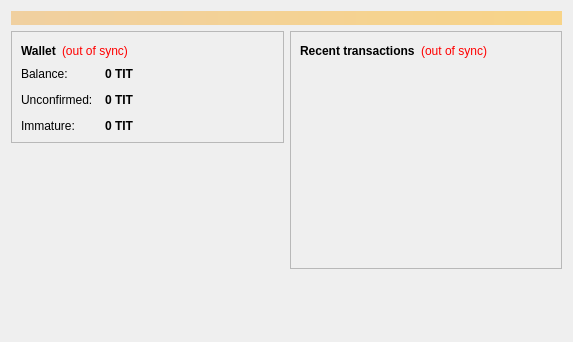
<?xml version="1.0" encoding="UTF-8"?>
<ui version="4.0">
 <class>OverviewPage</class>
 <widget class="QWidget" name="OverviewPage">
  <property name="geometry">
   <rect>
    <x>0</x>
    <y>0</y>
    <width>573</width>
    <height>342</height>
   </rect>
  </property>
  <property name="windowTitle">
   <string>Form</string>
  </property>
  <layout class="QVBoxLayout" name="topLayout">
   <item>
    <widget class="QLabel" name="labelAlerts">
     <property name="visible">
      <bool>false</bool>
     </property>
     <property name="styleSheet">
      <string notr="true">background-color: qlineargradient(x1: 0, y1: 0, x2: 1, y2: 0, stop:0 #F0D0A0, stop:1 #F8D488); color:#000000;</string>
     </property>
     <property name="wordWrap">
      <bool>true</bool>
     </property>
     <property name="margin">
      <number>3</number>
     </property>
    </widget>
   </item>
   <item>
    <layout class="QHBoxLayout" name="horizontalLayout" stretch="1,1">
     <item>
      <layout class="QVBoxLayout" name="verticalLayout_2">
       <item>
        <widget class="QFrame" name="frame">
         <property name="frameShape">
          <enum>QFrame::StyledPanel</enum>
         </property>
         <property name="frameShadow">
          <enum>QFrame::Raised</enum>
         </property>
         <layout class="QVBoxLayout" name="verticalLayout_4">
          <item>
           <layout class="QHBoxLayout" name="horizontalLayout_4">
            <item>
             <widget class="QLabel" name="label_5">
              <property name="font">
               <font>
                <weight>75</weight>
                <bold>true</bold>
               </font>
              </property>
              <property name="text">
               <string>Wallet</string>
              </property>
             </widget>
            </item>
            <item>
             <widget class="QLabel" name="labelWalletStatus">
              <property name="toolTip">
               <string>The displayed information may be out of date. Your wallet automatically synchronizes with the Bitcoin network after a connection is established, but this process has not completed yet.</string>
              </property>
              <property name="styleSheet">
               <string notr="true">QLabel { color: red; }</string>
              </property>
              <property name="text">
               <string notr="true">(out of sync)</string>
              </property>
              <property name="alignment">
               <set>Qt::AlignLeading|Qt::AlignLeft|Qt::AlignVCenter</set>
              </property>
             </widget>
            </item>
            <item>
             <spacer name="horizontalSpacer_2">
              <property name="orientation">
               <enum>Qt::Horizontal</enum>
              </property>
              <property name="sizeHint" stdset="0">
               <size>
                <width>40</width>
                <height>20</height>
               </size>
              </property>
             </spacer>
            </item>
           </layout>
          </item>
          <item>
           <layout class="QFormLayout" name="formLayout_2">
            <property name="fieldGrowthPolicy">
             <enum>QFormLayout::AllNonFixedFieldsGrow</enum>
            </property>
            <property name="horizontalSpacing">
             <number>12</number>
            </property>
            <property name="verticalSpacing">
             <number>12</number>
            </property>
            <item row="0" column="0">
             <widget class="QLabel" name="label">
              <property name="text">
               <string>Balance:</string>
              </property>
             </widget>
            </item>
            <item row="0" column="1">
             <widget class="QLabel" name="labelBalance">
              <property name="font">
               <font>
                <weight>75</weight>
                <bold>true</bold>
               </font>
              </property>
              <property name="cursor">
               <cursorShape>IBeamCursor</cursorShape>
              </property>
              <property name="toolTip">
               <string>Your current balance</string>
              </property>
              <property name="text">
               <string notr="true">0 TIT</string>
              </property>
              <property name="textInteractionFlags">
               <set>Qt::LinksAccessibleByMouse|Qt::TextSelectableByKeyboard|Qt::TextSelectableByMouse</set>
              </property>
             </widget>
            </item>
            <item row="1" column="0">
             <widget class="QLabel" name="label_3">
              <property name="text">
               <string>Unconfirmed:</string>
              </property>
             </widget>
            </item>
            <item row="1" column="1">
             <widget class="QLabel" name="labelUnconfirmed">
              <property name="font">
               <font>
                <weight>75</weight>
                <bold>true</bold>
               </font>
              </property>
              <property name="cursor">
               <cursorShape>IBeamCursor</cursorShape>
              </property>
              <property name="toolTip">
               <string>Total of transactions that have yet to be confirmed, and do not yet count toward the current balance</string>
              </property>
              <property name="text">
               <string notr="true">0 TIT</string>
              </property>
              <property name="textInteractionFlags">
               <set>Qt::LinksAccessibleByMouse|Qt::TextSelectableByKeyboard|Qt::TextSelectableByMouse</set>
              </property>
             </widget>
            </item>
            <item row="2" column="0">
             <widget class="QLabel" name="labelImmatureText">
              <property name="text">
               <string>Immature:</string>
              </property>
             </widget>
            </item>
            <item row="2" column="1">
             <widget class="QLabel" name="labelImmature">
              <property name="font">
               <font>
                <weight>75</weight>
                <bold>true</bold>
               </font>
              </property>
              <property name="toolTip">
               <string>Mined balance that has not yet matured</string>
              </property>
              <property name="text">
               <string notr="true">0 TIT</string>
              </property>
              <property name="textInteractionFlags">
               <set>Qt::LinksAccessibleByMouse|Qt::TextSelectableByKeyboard|Qt::TextSelectableByMouse</set>
              </property>
             </widget>
            </item>
           </layout>
          </item>
         </layout>
        </widget>
       </item>
       <item>
        <spacer name="verticalSpacer">
         <property name="orientation">
          <enum>Qt::Vertical</enum>
         </property>
         <property name="sizeHint" stdset="0">
          <size>
           <width>20</width>
           <height>40</height>
          </size>
         </property>
        </spacer>
       </item>
      </layout>
     </item>
     <item>
      <layout class="QVBoxLayout" name="verticalLayout_3">
       <item>
        <widget class="QFrame" name="frame_2">
         <property name="frameShape">
          <enum>QFrame::StyledPanel</enum>
         </property>
         <property name="frameShadow">
          <enum>QFrame::Raised</enum>
         </property>
         <layout class="QVBoxLayout" name="verticalLayout">
          <item>
           <layout class="QHBoxLayout" name="horizontalLayout_2">
            <item>
             <widget class="QLabel" name="label_4">
              <property name="text">
               <string>&lt;b&gt;Recent transactions&lt;/b&gt;</string>
              </property>
             </widget>
            </item>
            <item>
             <widget class="QLabel" name="labelTransactionsStatus">
              <property name="toolTip">
               <string>The displayed information may be out of date. Your wallet automatically synchronizes with the Bitcoin network after a connection is established, but this process has not completed yet.</string>
              </property>
              <property name="styleSheet">
               <string notr="true">QLabel { color: red; }</string>
              </property>
              <property name="text">
               <string notr="true">(out of sync)</string>
              </property>
              <property name="alignment">
               <set>Qt::AlignRight|Qt::AlignTrailing|Qt::AlignVCenter</set>
              </property>
             </widget>
            </item>
            <item>
             <spacer name="horizontalSpacer">
              <property name="orientation">
               <enum>Qt::Horizontal</enum>
              </property>
              <property name="sizeHint" stdset="0">
               <size>
                <width>40</width>
                <height>20</height>
               </size>
              </property>
             </spacer>
            </item>
           </layout>
          </item>
          <item>
           <widget class="QListView" name="listTransactions">
            <property name="styleSheet">
             <string notr="true">QListView { background: transparent; }</string>
            </property>
            <property name="frameShape">
             <enum>QFrame::NoFrame</enum>
            </property>
            <property name="verticalScrollBarPolicy">
             <enum>Qt::ScrollBarAlwaysOff</enum>
            </property>
            <property name="horizontalScrollBarPolicy">
             <enum>Qt::ScrollBarAlwaysOff</enum>
            </property>
            <property name="selectionMode">
             <enum>QAbstractItemView::NoSelection</enum>
            </property>
           </widget>
          </item>
         </layout>
        </widget>
       </item>
       <item>
        <spacer name="verticalSpacer_2">
         <property name="orientation">
          <enum>Qt::Vertical</enum>
         </property>
         <property name="sizeHint" stdset="0">
          <size>
           <width>20</width>
           <height>40</height>
          </size>
         </property>
        </spacer>
       </item>
      </layout>
     </item>
    </layout>
   </item>
  </layout>
 </widget>
 <resources/>
 <connections/>
</ui>
